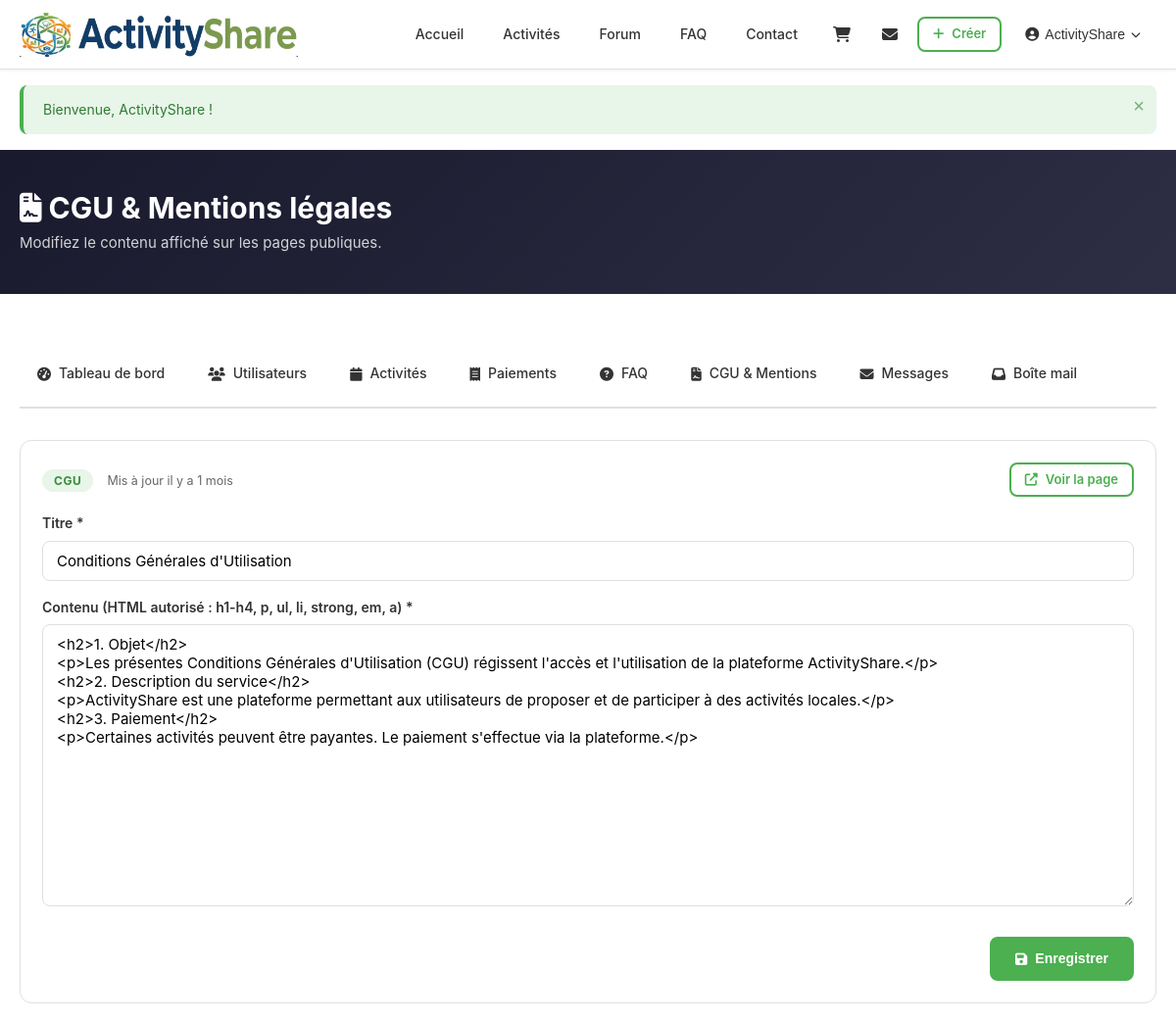
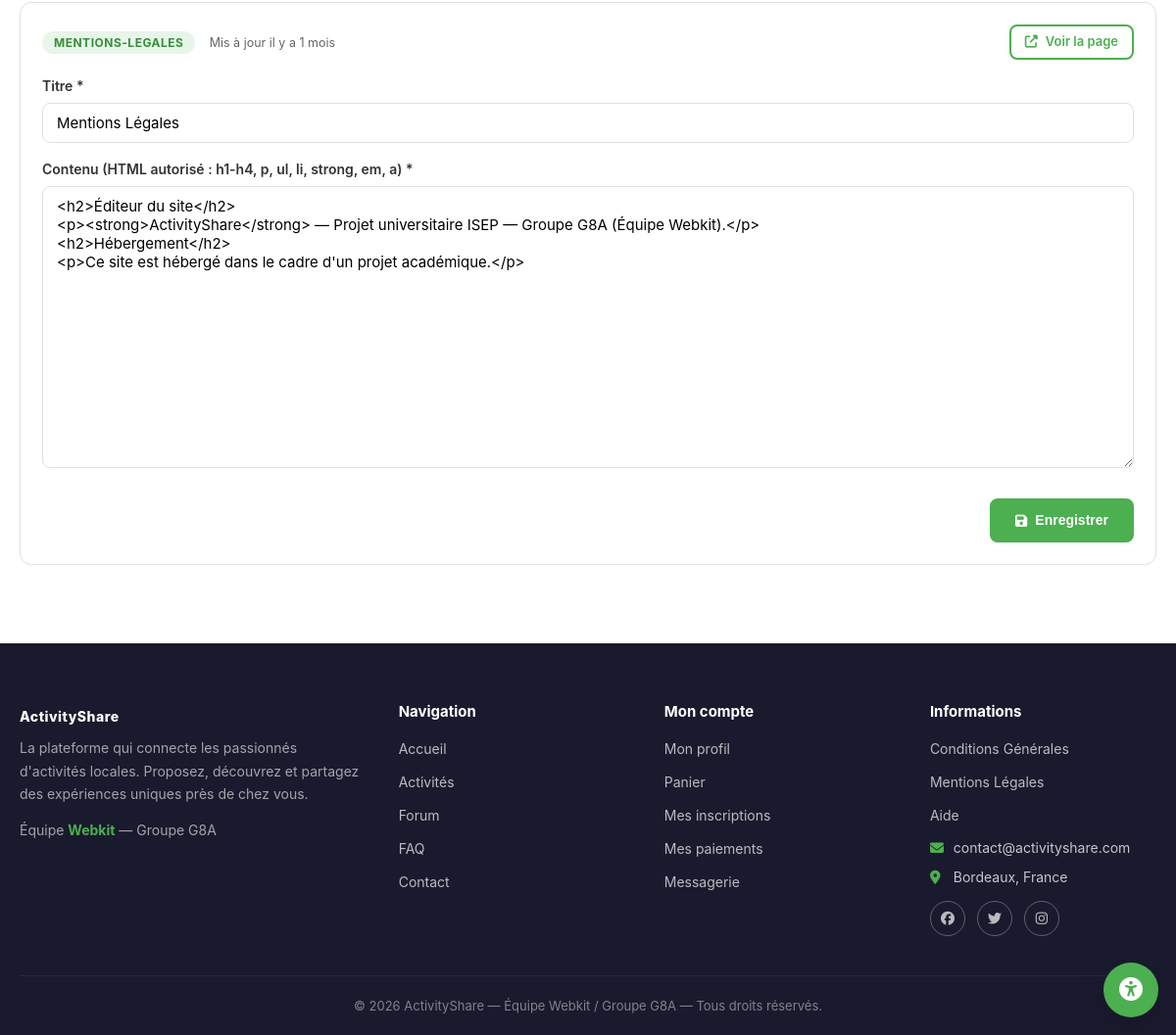
Screenshot of /index.php?page=admin-editorial (signed in) with the database file from the repository (2 pictures, top to bottom).
### tables this page shows
CREATE TABLE contenu_editorial (
    id INT AUTO_INCREMENT PRIMARY KEY,
    cle VARCHAR(50) NOT NULL UNIQUE,
    titre VARCHAR(255) NOT NULL,
    contenu LONGTEXT NOT NULL,
    date_maj DATETIME DEFAULT CURRENT_TIMESTAMP ON UPDATE CURRENT_TIMESTAMP
);

### controllers/AdminController.php (called while the page is built, shortened)
<?php
class AdminController {
    public function editorial() {
        $editorialModel = new EditorialContent();
        $contenus = $editorialModel->getAll();
        include __DIR__ . '/../views/layout/header.php';
        include __DIR__ . '/../views/admin/editorial.php';
        include __DIR__ . '/../views/layout/footer.php';
    }
}

### config/database.php (called while the page is built)
<?php
class Database {
    private static $instance = null;
    private $connection;
    private function __construct() {
        $host = 'localhost';
        $port = '8889';
        $dbname = 'activityshare';
        $username = 'root';
        $password = 'root';
        try {
            $this->connection = new PDO(
                "mysql:host=$host;port=$port;dbname=$dbname;charset=utf8mb4",
                $username,
                $password
            );
            $this->connection->setAttribute(PDO::ATTR_ERRMODE, PDO::ERRMODE_EXCEPTION);
            $this->connection->setAttribute(PDO::ATTR_DEFAULT_FETCH_MODE, PDO::FETCH_ASSOC);
        } catch (PDOException $e) {
            die("Erreur de connexion : " . $e->getMessage());
        }
    }
    public static function getInstance() {
        if (self::$instance === null) {
            self::$instance = new Database();
        }
        return self::$instance;
    }
    public function getConnection() {
        return $this->connection;
    }
}

### models/EditorialContent.php (called while the page is built, shortened)
<?php
class EditorialContent {
    private $db;
    public function __construct() {
        $this->db = Database::getInstance()->getConnection();
    }
    public function getAll() {
        $sql = "SELECT * FROM contenu_editorial ORDER BY cle ASC";
        $stmt = $this->db->query($sql);
        return $stmt->fetchAll();
    }
}

### helpers/functions.php (called while the page is built, shortened)
<?php
function sanitize($data) {
    $data = trim($data);
    $data = htmlspecialchars($data, ENT_QUOTES, 'UTF-8');
    return $data;
}
function timeAgo($datetime) {
    $maintenant = new DateTime();
    $passe = new DateTime($datetime);
    $diff = $maintenant->diff($passe);
    if ($diff->m > 0) {
        return "il y a " . $diff->m . " mois";
    }
    return "à l'instant";
}

### views/admin/editorial.php (the view, shortened to what this page needs)
<section class="section page-header-section">
    <div class="container">
        <h1><i class="fas fa-file-contract" aria-hidden="true"></i> CGU & Mentions légales</h1>
        <p>Modifiez le contenu affiché sur les pages publiques.</p>
    </div>
</section>
<section class="section">
    <div class="container">
        <?php include __DIR__ . '/../layout/admin-nav.php'; ?>
        <?php foreach ($contenus as $c): ?>
            <div class="editorial-edit-card">
                <form method="POST" action="index.php?page=admin-editorial">
                    <div class="editorial-head">
                        <div>
                            <span class="editorial-tag"><?= sanitize($c['cle']) ?></span>
                            <small class="text-muted">Mis à jour <?= timeAgo($c['date_maj']) ?></small>
                        </div>
                        <a href="index.php?page=<?= sanitize($c['cle']) ?>" target="_blank" rel="noopener" class="btn btn-sm btn-outline">
                            <i class="fas fa-external-link-alt" aria-hidden="true"></i> Voir la page
                        </a>
                    </div>
                    <div class="form-group">
                        <label for="titre-<?= sanitize($c['cle']) ?>">Titre *</label>
                        <input type="text" id="titre-<?= sanitize($c['cle']) ?>" name="titre" class="form-control"
                               value="<?= sanitize($c['titre']) ?>" required>
                    </div>
                    <div class="form-group">
                        <label for="contenu-<?= sanitize($c['cle']) ?>">Contenu (HTML autorisé : h1-h4, p, ul, li, strong, em, a) *</label>
                        <textarea id="contenu-<?= sanitize($c['cle']) ?>" name="contenu" class="form-control"
                                  rows="14" required><?= htmlspecialchars($c['contenu'], ENT_QUOTES, 'UTF-8') ?></textarea>
                    </div>
                    <div class="form-actions">
                        <button type="submit" class="btn btn-primary">
                            <i class="fas fa-save" aria-hidden="true"></i> Enregistrer
                        </button>
                    </div>
                </form>
            </div>
        <?php endforeach; ?>
    </div>
</section>

### assets/css/style.css (style rules this page uses)
:root { --green: #4CAF50; --green-dark: #388E3C; --green-light: #E8F5E9; --dark: #1a1a2e; --dark-light: #2d2d44; --orange: #F57F17; --orange-dark: #E65100; --white: #FFFFFF; --gray-light: #F5F5F5; --gray: #E0E0E0; --gray-dark: #9E9E9E; --text: #333333; --text-light: #666666; --danger: #E53935; --danger-light: #FFEBEE; --info: #1E88E5; --info-light: #E3F2FD; --warning: #FFA726; --warning-light: #FFF3E0; --success: #4CAF50; --success-light: #E8F5E9; --shadow: 0 2px 12px rgba(0, 0, 0, 0.08); --shadow-lg: 0 8px 30px rgba(0, 0, 0, 0.12); --radius: 12px; --radius-sm: 8px; --radius-xs: 4px; --transition: all 0.3s ease; --font-scale: 1; }
html { font-size: calc(15px * var(--font-scale)); }
* { margin: 0; padding: 0; box-sizing: border-box; }
html { scroll-behavior: smooth; }
body { font-family: -apple-system, BlinkMacSystemFont, 'Segoe UI', Roboto, Oxygen, Ubuntu, sans-serif; font-size: 15px; line-height: 1.6; color: var(--text); background-color: var(--white); min-height: 100vh; display: flex; flex-direction: column; }
a { color: var(--green); text-decoration: none; transition: var(--transition); }
h1, h2, h3, h4, h5, h6 { font-weight: 700; line-height: 1.3; color: var(--dark); }
.container { max-width: 1200px; margin: 0 auto; padding: 0 20px; }
.btn { display: inline-flex; align-items: center; justify-content: center; gap: 8px; padding: 10px 24px; font-size: 14px; font-weight: 600; border: 2px solid transparent; border-radius: var(--radius-sm); cursor: pointer; transition: var(--transition); text-decoration: none; white-space: nowrap; line-height: 1.5; }
.btn-primary { background: var(--green); color: var(--white); border-color: var(--green); }
.btn-outline { background: transparent; color: var(--green); border-color: var(--green); }
.btn-sm { padding: 6px 14px; font-size: 13px; }
.section { padding: 60px 0; }
.page-header-section { background: linear-gradient(135deg, var(--dark) 0%, var(--dark-light) 100%); padding: 40px 0; color: var(--white); }
.page-header-section h1 { color: var(--white); font-size: 2rem; margin-bottom: 4px; }
.page-header-section p { opacity: 0.8; }
.form-group { margin-bottom: 16px; }
.form-group label { display: block; margin-bottom: 6px; font-weight: 600; font-size: 14px; color: var(--text); }
.form-control { width: 100%; padding: 10px 14px; border: 1px solid var(--gray); border-radius: var(--radius-sm); font-size: 15px; outline: none; transition: var(--transition); font-family: inherit; background: var(--white); }
textarea.form-control { resize: vertical; }
.form-actions { display: flex; justify-content: flex-end; gap: 12px; margin-top: 24px; }
.text-muted { color: var(--text-light) !important; }
.editorial-edit-card { background: var(--white); border: 1px solid var(--gray); border-radius: var(--radius); padding: 22px; margin-bottom: 20px; }
.editorial-head { display: flex; justify-content: space-between; align-items: center; margin-bottom: 16px; flex-wrap: wrap; gap: 10px; }
.editorial-tag { background: var(--green-light); color: var(--green-dark); padding: 4px 12px; border-radius: 12px; font-size: 12px; font-weight: 700; text-transform: uppercase; letter-spacing: 0.5px; margin-right: 10px; }

### rows the page displays
contenu_editorial: cle "CGU", date_maj "il y a 1 mois", titre "Conditions Générales d'Utilisation", contenu "<h2>1. Objet</h2> <p>Les présentes Conditions Générales d'Utilisation (CGU) régissent l'accès et l'utilisation de la plateforme ActivityShare.</p> <h2>2. Description du service</h2> <p>ActivityShare est une plateforme permettant aux utilisateurs de proposer et de participer à des activités locales.</p> <h2>3. Paiement</h2> <p>Certaines activités peuvent être payantes. Le paiement s'effectue via la plateforme.</p>"
contenu_editorial: cle "MENTIONS-LEGALES", date_maj "il y a 1 mois", titre "Mentions Légales", contenu "<h2>Éditeur du site</h2> <p><strong>ActivityShare</strong> — Projet universitaire ISEP — Groupe G8A (Équipe Webkit).</p> <h2>Hébergement</h2> <p>Ce site est hébergé dans le cadre d'un projet académique.</p>"

### other values shown
$_SESSION['user_prenom'] "ActivityShare"
$flashMessage['message'] "Bienvenue, ActivityShare !"
